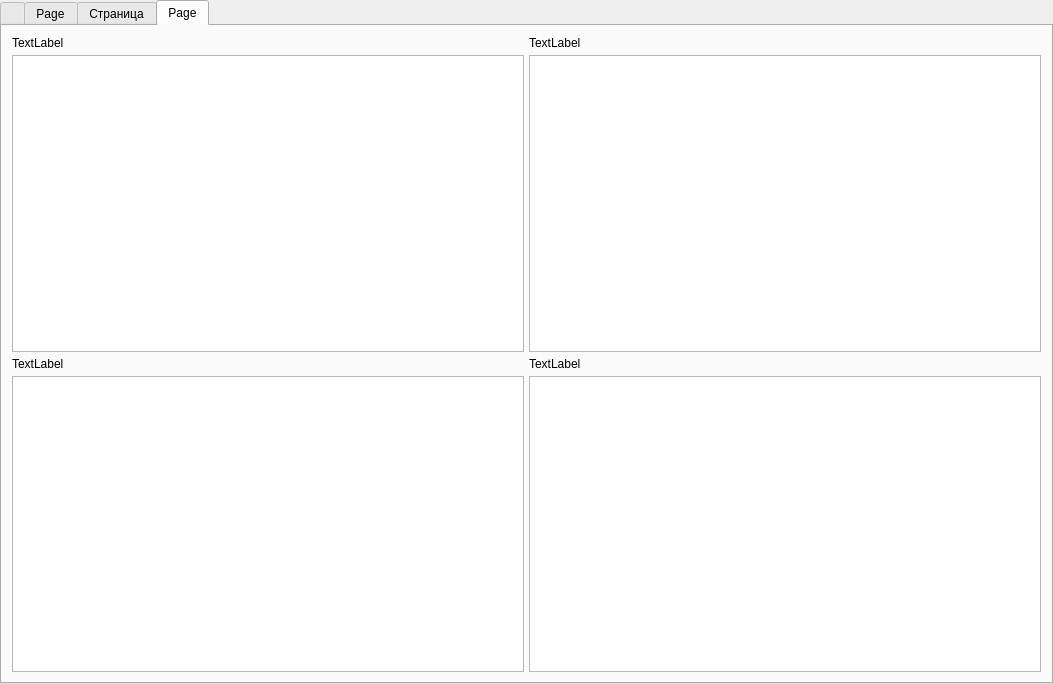
<?xml version="1.0" encoding="UTF-8"?>
<ui version="4.0">
 <class>TableStateDemo</class>
 <widget class="QTabWidget" name="TableStateDemo">
  <property name="geometry">
   <rect>
    <x>0</x>
    <y>0</y>
    <width>1053</width>
    <height>684</height>
   </rect>
  </property>
  <property name="windowTitle">
   <string>TableStateDemo</string>
  </property>
  <property name="currentIndex">
   <number>3</number>
  </property>
  <widget class="QWidget" name="page_tableview">
   <attribute name="title">
    <string/>
   </attribute>
   <layout class="QGridLayout" name="gridLayout">
    <property name="leftMargin">
     <number>5</number>
    </property>
    <property name="topMargin">
     <number>5</number>
    </property>
    <property name="rightMargin">
     <number>5</number>
    </property>
    <property name="bottomMargin">
     <number>5</number>
    </property>
    <property name="spacing">
     <number>5</number>
    </property>
    <item row="0" column="0">
     <widget class="QPushButton" name="bttn_back">
      <property name="text">
       <string>&amp;back</string>
      </property>
      <property name="shortcut">
       <string>Backspace</string>
      </property>
     </widget>
    </item>
    <item row="0" column="1">
     <widget class="QLabel" name="index_name">
      <property name="text">
       <string>Index</string>
      </property>
     </widget>
    </item>
    <item row="0" column="2">
     <spacer name="horizontalSpacer">
      <property name="orientation">
       <enum>Qt::Horizontal</enum>
      </property>
      <property name="sizeHint" stdset="0">
       <size>
        <width>40</width>
        <height>20</height>
       </size>
      </property>
     </spacer>
    </item>
    <item row="1" column="0" colspan="3">
     <widget class="QTableView" name="_view">
      <property name="dragEnabled">
       <bool>true</bool>
      </property>
      <property name="dragDropMode">
       <enum>QAbstractItemView::DragDrop</enum>
      </property>
      <property name="defaultDropAction">
       <enum>Qt::MoveAction</enum>
      </property>
      <property name="alternatingRowColors">
       <bool>true</bool>
      </property>
      <property name="selectionMode">
       <enum>QAbstractItemView::SingleSelection</enum>
      </property>
      <property name="selectionBehavior">
       <enum>QAbstractItemView::SelectItems</enum>
      </property>
      <property name="iconSize">
       <size>
        <width>16</width>
        <height>16</height>
       </size>
      </property>
     </widget>
    </item>
   </layout>
  </widget>
  <widget class="QWidget" name="tab">
   <attribute name="title">
    <string>Page</string>
   </attribute>
   <layout class="QGridLayout" name="gridLayout_2">
    <item row="0" column="0">
     <widget class="QFrame" name="frame">
      <property name="frameShape">
       <enum>QFrame::StyledPanel</enum>
      </property>
      <property name="frameShadow">
       <enum>QFrame::Raised</enum>
      </property>
      <layout class="QGridLayout" name="gridLayout_3">
       <item row="3" column="0" colspan="4">
        <widget class="QTableView" name="view_players">
         <property name="styleSheet">
          <string notr="true">QAbstractItemView {
    background-color: transparent;
}</string>
         </property>
         <property name="verticalScrollBarPolicy">
          <enum>Qt::ScrollBarAlwaysOff</enum>
         </property>
         <property name="horizontalScrollBarPolicy">
          <enum>Qt::ScrollBarAlwaysOff</enum>
         </property>
         <property name="editTriggers">
          <set>QAbstractItemView::DoubleClicked</set>
         </property>
         <property name="dragEnabled">
          <bool>true</bool>
         </property>
         <property name="dragDropMode">
          <enum>QAbstractItemView::DragDrop</enum>
         </property>
         <property name="defaultDropAction">
          <enum>Qt::MoveAction</enum>
         </property>
         <property name="alternatingRowColors">
          <bool>true</bool>
         </property>
         <attribute name="verticalHeaderDefaultSectionSize">
          <number>60</number>
         </attribute>
        </widget>
       </item>
       <item row="0" column="1" colspan="2">
        <widget class="QFrame" name="frame_2">
         <property name="styleSheet">
          <string notr="true">QLabel {
    border: 1px solid;
}</string>
         </property>
         <property name="frameShape">
          <enum>QFrame::StyledPanel</enum>
         </property>
         <property name="frameShadow">
          <enum>QFrame::Raised</enum>
         </property>
         <widget class="QLabel" name="nickname">
          <property name="geometry">
           <rect>
            <x>120</x>
            <y>10</y>
            <width>151</width>
            <height>20</height>
           </rect>
          </property>
          <property name="minimumSize">
           <size>
            <width>150</width>
            <height>20</height>
           </size>
          </property>
          <property name="maximumSize">
           <size>
            <width>153</width>
            <height>20</height>
           </size>
          </property>
          <property name="text">
           <string/>
          </property>
         </widget>
         <widget class="QLabel" name="stack">
          <property name="geometry">
           <rect>
            <x>120</x>
            <y>40</y>
            <width>151</width>
            <height>20</height>
           </rect>
          </property>
          <property name="minimumSize">
           <size>
            <width>150</width>
            <height>20</height>
           </size>
          </property>
          <property name="maximumSize">
           <size>
            <width>153</width>
            <height>20</height>
           </size>
          </property>
          <property name="text">
           <string/>
          </property>
         </widget>
         <widget class="QLabel" name="avatar">
          <property name="geometry">
           <rect>
            <x>70</x>
            <y>10</y>
            <width>50</width>
            <height>50</height>
           </rect>
          </property>
          <property name="minimumSize">
           <size>
            <width>50</width>
            <height>50</height>
           </size>
          </property>
          <property name="maximumSize">
           <size>
            <width>50</width>
            <height>50</height>
           </size>
          </property>
          <property name="text">
           <string/>
          </property>
         </widget>
        </widget>
       </item>
       <item row="1" column="1">
        <widget class="SvgWidget" name="svgwidget">
         <property name="sourceFile">
          <url>
           <string>qrc:/poker_client/data/textures/svg/cards_03/A_diamonds.svg</string>
          </url>
         </property>
        </widget>
       </item>
       <item row="1" column="2">
        <widget class="QFrame" name="fr">
         <property name="styleSheet">
          <string notr="true">QLabel {
    border: 1px solid #191919;
    border-radius: 5px;
    background-color: #fafafa;
	font: 22px &quot;Segoe UI&quot;;
}</string>
         </property>
         <layout class="QHBoxLayout" name="horizontalLayout">
          <property name="spacing">
           <number>5</number>
          </property>
          <property name="leftMargin">
           <number>0</number>
          </property>
          <property name="topMargin">
           <number>0</number>
          </property>
          <property name="rightMargin">
           <number>0</number>
          </property>
          <property name="bottomMargin">
           <number>0</number>
          </property>
          <item>
           <widget class="QLabel" name="table_card_1">
            <property name="minimumSize">
             <size>
              <width>53</width>
              <height>71</height>
             </size>
            </property>
            <property name="maximumSize">
             <size>
              <width>53</width>
              <height>71</height>
             </size>
            </property>
            <property name="styleSheet">
             <string notr="true">color: #191919;</string>
            </property>
            <property name="text">
             <string>♠J</string>
            </property>
            <property name="alignment">
             <set>Qt::AlignCenter</set>
            </property>
           </widget>
          </item>
          <item>
           <widget class="QLabel" name="table_card_2">
            <property name="minimumSize">
             <size>
              <width>53</width>
              <height>71</height>
             </size>
            </property>
            <property name="maximumSize">
             <size>
              <width>53</width>
              <height>71</height>
             </size>
            </property>
            <property name="styleSheet">
             <string notr="true">color: #191919;</string>
            </property>
            <property name="text">
             <string>♠2</string>
            </property>
            <property name="alignment">
             <set>Qt::AlignCenter</set>
            </property>
           </widget>
          </item>
          <item>
           <widget class="QLabel" name="table_card_3">
            <property name="minimumSize">
             <size>
              <width>53</width>
              <height>71</height>
             </size>
            </property>
            <property name="maximumSize">
             <size>
              <width>53</width>
              <height>71</height>
             </size>
            </property>
            <property name="styleSheet">
             <string notr="true">color: #a80011;</string>
            </property>
            <property name="text">
             <string>♦Q</string>
            </property>
            <property name="alignment">
             <set>Qt::AlignCenter</set>
            </property>
           </widget>
          </item>
          <item>
           <widget class="QLabel" name="table_card_4">
            <property name="minimumSize">
             <size>
              <width>53</width>
              <height>71</height>
             </size>
            </property>
            <property name="maximumSize">
             <size>
              <width>53</width>
              <height>71</height>
             </size>
            </property>
            <property name="styleSheet">
             <string notr="true">color: #a80011;</string>
            </property>
            <property name="text">
             <string>♥9</string>
            </property>
            <property name="alignment">
             <set>Qt::AlignCenter</set>
            </property>
           </widget>
          </item>
          <item>
           <widget class="QLabel" name="table_card_5">
            <property name="minimumSize">
             <size>
              <width>53</width>
              <height>71</height>
             </size>
            </property>
            <property name="maximumSize">
             <size>
              <width>53</width>
              <height>71</height>
             </size>
            </property>
            <property name="styleSheet">
             <string notr="true">QLabel {
    
	background-color: qlineargradient(spread:reflect, x1:0, y1:1, x2:0.243574, y2:0.722, stop:0.655629 rgba(219, 219, 219, 234), stop:0.701987 rgba(0, 199, 82, 255), stop:0.837748 rgba(0, 121, 41, 255), stop:0.854305 rgba(0, 199, 82, 255));
}</string>
            </property>
            <property name="text">
             <string/>
            </property>
            <property name="alignment">
             <set>Qt::AlignCenter</set>
            </property>
           </widget>
          </item>
         </layout>
        </widget>
       </item>
       <item row="2" column="2">
        <widget class="QPushButton" name="bttn_reset">
         <property name="text">
          <string>reset</string>
         </property>
        </widget>
       </item>
       <item row="0" column="0" rowspan="3">
        <widget class="QTreeView" name="view_cards">
         <property name="styleSheet">
          <string notr="true">QAbstractItemView {
    background-color: transparent;
}</string>
         </property>
         <property name="verticalScrollBarPolicy">
          <enum>Qt::ScrollBarAlwaysOff</enum>
         </property>
         <property name="horizontalScrollBarPolicy">
          <enum>Qt::ScrollBarAlwaysOff</enum>
         </property>
         <property name="editTriggers">
          <set>QAbstractItemView::DoubleClicked</set>
         </property>
        </widget>
       </item>
       <item row="0" column="3" rowspan="3">
        <widget class="QListView" name="listView">
         <property name="styleSheet">
          <string notr="true">QListView::item {
    border: 1px solid blue;
width:48px;
height:70px;
}</string>
         </property>
         <property name="dragDropMode">
          <enum>QAbstractItemView::NoDragDrop</enum>
         </property>
         <property name="defaultDropAction">
          <enum>Qt::TargetMoveAction</enum>
         </property>
         <property name="selectionMode">
          <enum>QAbstractItemView::SingleSelection</enum>
         </property>
         <property name="iconSize">
          <size>
           <width>92</width>
           <height>89</height>
          </size>
         </property>
         <property name="movement">
          <enum>QListView::Static</enum>
         </property>
         <property name="flow">
          <enum>QListView::LeftToRight</enum>
         </property>
         <property name="resizeMode">
          <enum>QListView::Fixed</enum>
         </property>
         <property name="spacing">
          <number>10</number>
         </property>
         <property name="gridSize">
          <size>
           <width>52</width>
           <height>74</height>
          </size>
         </property>
         <property name="viewMode">
          <enum>QListView::IconMode</enum>
         </property>
         <property name="uniformItemSizes">
          <bool>true</bool>
         </property>
        </widget>
       </item>
      </layout>
     </widget>
    </item>
   </layout>
  </widget>
  <widget class="QWidget" name="tab_2">
   <attribute name="title">
    <string>Страница</string>
   </attribute>
   <widget class="QGroupBox" name="groupBox">
    <property name="geometry">
     <rect>
      <x>370</x>
      <y>20</y>
      <width>431</width>
      <height>351</height>
     </rect>
    </property>
    <property name="styleSheet">
     <string notr="true">QLabel {
    border: 1px solid;
}</string>
    </property>
    <property name="title">
     <string>GroupBox</string>
    </property>
    <property name="flat">
     <bool>false</bool>
    </property>
    <layout class="QGridLayout" name="gridLayout_4">
     <property name="leftMargin">
      <number>10</number>
     </property>
     <property name="topMargin">
      <number>10</number>
     </property>
     <property name="rightMargin">
      <number>10</number>
     </property>
     <property name="bottomMargin">
      <number>10</number>
     </property>
     <property name="spacing">
      <number>5</number>
     </property>
     <item row="1" column="0" colspan="2">
      <widget class="QLabel" name="label_1">
       <property name="text">
        <string>TextLabel</string>
       </property>
      </widget>
     </item>
     <item row="5" column="0" colspan="5">
      <widget class="QLabel" name="label_3">
       <property name="text">
        <string>TextLabel</string>
       </property>
      </widget>
     </item>
     <item row="0" column="3" colspan="2">
      <widget class="QLabel" name="label_2">
       <property name="text">
        <string>TextLabel</string>
       </property>
      </widget>
     </item>
     <item row="2" column="4" rowspan="3">
      <widget class="QLabel" name="label_8">
       <property name="text">
        <string>TextLabel</string>
       </property>
      </widget>
     </item>
     <item row="4" column="2">
      <widget class="QLabel" name="label_4">
       <property name="text">
        <string>TextLabel</string>
       </property>
      </widget>
     </item>
     <item row="0" column="0" colspan="3">
      <widget class="QLabel" name="label_0">
       <property name="text">
        <string>TextLabel</string>
       </property>
      </widget>
     </item>
     <item row="2" column="1" rowspan="3">
      <widget class="QLabel" name="label_7">
       <property name="text">
        <string>TextLabel</string>
       </property>
      </widget>
     </item>
     <item row="1" column="4">
      <widget class="QLabel" name="label_9">
       <property name="text">
        <string>TextLabel</string>
       </property>
      </widget>
     </item>
     <item row="1" column="2" rowspan="3">
      <widget class="QLabel" name="label_6">
       <property name="text">
        <string>TextLabel</string>
       </property>
      </widget>
     </item>
     <item row="1" column="3" rowspan="4">
      <widget class="QLabel" name="label_5">
       <property name="text">
        <string>TextLabel</string>
       </property>
      </widget>
     </item>
     <item row="2" column="0" rowspan="3">
      <widget class="QGroupBox" name="groupBox_2">
       <property name="title">
        <string>GroupBox</string>
       </property>
       <layout class="QGridLayout" name="gridLayout_5">
        <property name="leftMargin">
         <number>10</number>
        </property>
        <property name="topMargin">
         <number>10</number>
        </property>
        <property name="rightMargin">
         <number>10</number>
        </property>
        <property name="bottomMargin">
         <number>10</number>
        </property>
        <property name="spacing">
         <number>5</number>
        </property>
        <item row="2" column="3" rowspan="3" colspan="3">
         <widget class="QLabel" name="label_20">
          <property name="text">
           <string>TextLabel</string>
          </property>
         </widget>
        </item>
        <item row="1" column="1" rowspan="2">
         <widget class="QLabel" name="label_12">
          <property name="text">
           <string>TextLabel</string>
          </property>
         </widget>
        </item>
        <item row="0" column="0" rowspan="4">
         <widget class="QLabel" name="label_14">
          <property name="text">
           <string>TextLabel</string>
          </property>
         </widget>
        </item>
        <item row="0" column="1" colspan="5">
         <widget class="QLabel" name="label_10">
          <property name="text">
           <string>TextLabel</string>
          </property>
         </widget>
        </item>
        <item row="3" column="1" colspan="2">
         <widget class="QLabel" name="label_15">
          <property name="text">
           <string>TextLabel</string>
          </property>
         </widget>
        </item>
        <item row="4" column="0" colspan="3">
         <widget class="QLabel" name="label_16">
          <property name="text">
           <string>TextLabel</string>
          </property>
         </widget>
        </item>
        <item row="1" column="4" colspan="2">
         <widget class="QLabel" name="label_17">
          <property name="text">
           <string>TextLabel</string>
          </property>
         </widget>
        </item>
        <item row="1" column="2" colspan="2">
         <widget class="QLabel" name="label_13">
          <property name="text">
           <string>TextLabel</string>
          </property>
         </widget>
        </item>
        <item row="2" column="2">
         <widget class="QLabel" name="label_18">
          <property name="text">
           <string>TextLabel</string>
          </property>
         </widget>
        </item>
       </layout>
      </widget>
     </item>
    </layout>
   </widget>
  </widget>
  <widget class="QWidget" name="tab_3">
   <attribute name="title">
    <string>Page</string>
   </attribute>
   <layout class="QGridLayout" name="gridLayout_6">
    <property name="leftMargin">
     <number>10</number>
    </property>
    <property name="topMargin">
     <number>10</number>
    </property>
    <property name="rightMargin">
     <number>10</number>
    </property>
    <property name="bottomMargin">
     <number>10</number>
    </property>
    <property name="spacing">
     <number>5</number>
    </property>
    <item row="3" column="1">
     <widget class="QTreeView" name="tree_4"/>
    </item>
    <item row="1" column="1">
     <widget class="QTreeView" name="tree_2"/>
    </item>
    <item row="3" column="0">
     <widget class="QTreeView" name="tree_3"/>
    </item>
    <item row="1" column="0">
     <widget class="QTreeView" name="tree_1"/>
    </item>
    <item row="2" column="1">
     <widget class="QLabel" name="label_11">
      <property name="text">
       <string>TextLabel</string>
      </property>
     </widget>
    </item>
    <item row="2" column="0">
     <widget class="QLabel" name="label">
      <property name="text">
       <string>TextLabel</string>
      </property>
     </widget>
    </item>
    <item row="0" column="1">
     <widget class="QLabel" name="label_19">
      <property name="text">
       <string>TextLabel</string>
      </property>
     </widget>
    </item>
    <item row="0" column="0">
     <widget class="QLabel" name="label_21">
      <property name="text">
       <string>TextLabel</string>
      </property>
     </widget>
    </item>
   </layout>
  </widget>
 </widget>
 <layoutdefault spacing="6" margin="11"/>
 <customwidgets>
  <customwidget>
   <class>EntityWidget</class>
   <extends>QWidget</extends>
   <header>plugins.h</header>
   <container>1</container>
  </customwidget>
  <customwidget>
   <class>SvgWidget</class>
   <extends>EntityWidget</extends>
   <header>plugins.h</header>
   <container>1</container>
  </customwidget>
 </customwidgets>
 <includes>
  <include location="local">../../basewidgets/basewidgets/svgwidget.h</include>
 </includes>
 <resources/>
 <connections/>
</ui>
